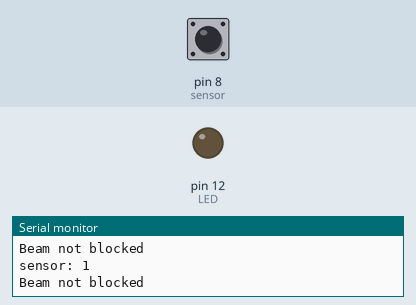
Simulated run of this sketch. Board: Arduino Uno, built with avr-gcc and run on an emulated ATmega328P. Shown: output pins drawn as LEDs (lit = HIGH), the last lines printed to the serial monitor. Dashed ring = blinking. Inputs (shaded band) come from the test bench; at power-on: pin 8 (sensor) HIGH.

Above: at 1.2 s.
1.3 s: pin 8 (sensor) driven LOW
At 1.7 s:
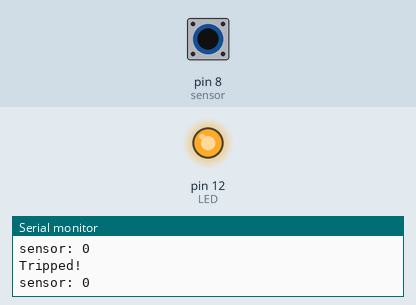
2.8 s: pin 8 (sensor) driven HIGH
At 4.2 s:
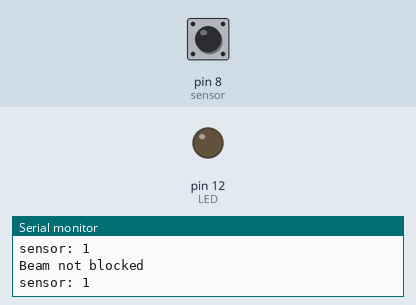
5.8 s: pin 8 (sensor) pulsed LOW 5 times (0.12 s each, 0.3 s apart)
At 6.63 s:
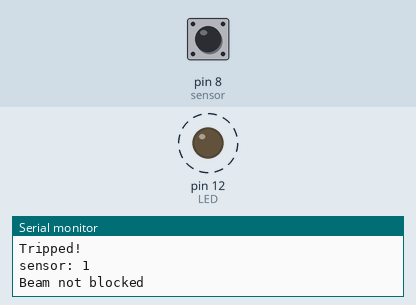
10.3 s: pin 8 (sensor) pulsed LOW 5 times (0.12 s each, 0.3 s apart)
At 12.7 s:
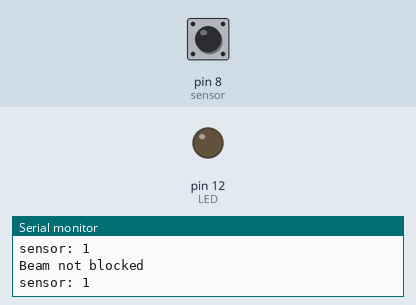
Timing chart, 0 to 14.2 s (numbered marks = the images above; inputs shaded):
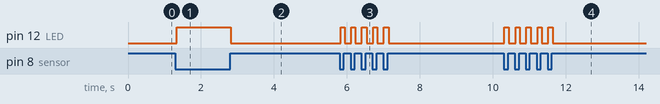

Measured:
- after the input at 1.3 s, pin 12 (LED): LOW → HIGH at once
- after the input at 2.8 s, pin 12 (LED): HIGH → LOW at once
- after the input at 5.8 s, pin 12 (LED): alternates HIGH for 0.11 s and LOW for 0.18 s, 10 changes in all, then stays LOW, starting at once
- after the input at 10.3 s, pin 12 (LED): alternates HIGH for 0.13 s and LOW for 0.18 s, 10 changes in all, then stays LOW, starting at once

The sketch:

laser-beam-test.ino
```cpp
#define sensor 8
#define LED 12

void setup() {
  Serial.begin(9600);
  pinMode(sensor, INPUT);
  pinMode(LED, OUTPUT);
}

void loop() {
  bool value = digitalRead(sensor);
  Serial.print("sensor: ");
  Serial.println(value);

  digitalWrite(LED, HIGH);
 // return;


  if (value == 0) {
    digitalWrite(LED, HIGH);
    Serial.println("Tripped!");

  } else {
    digitalWrite(LED, LOW);
    Serial.println("Beam not blocked");
  }

 // delay(2000);
}
```
